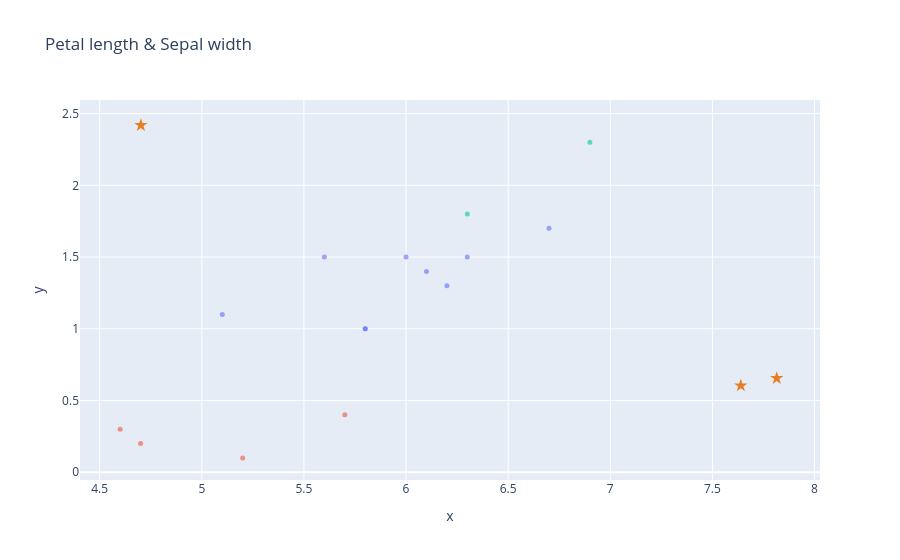

Source (notebook cell):
### Code cell
fig = plot_dataframe(validation[:, [0,3]], title='Blobs Dataset', label=y_validation)
for i, centroid in enumerate(centroids):
    fig = plot_centroid(fig, centroid[[0,3]], colors=["#e67e22"], marker_size=10, symbol='star', name=f'Centroid {i+1}')
fig.update_layout(showlegend=False, title='Petal length & Sepal width')
fig.show()

### Figure 1 — Plotly figure (JSON) as saved in the notebook; plotly's stock layout.template omitted (floating-point values rounded to 4 significant figures)
{"data": [{"hovertemplate": "color=#82e0aa<br>x=%{x}<br>y=%{y}<extra></extra>", "legendgroup": "#82e0aa", "marker": {"color": "#636efa", "opacity": 0.6, "size": 5, "symbol": "circle"}, "mode": "markers", "name": "#82e0aa", "orientation": "v", "showlegend": true, "type": "scatter", "x": [6.1, 5.8, 6.7, 6.2, 5.1, 5.6, 5.8, 6.3, 6.0], "xaxis": "x", "y": [1.4, 1.0, 1.7, 1.3, 1.1, 1.5, 1.0, 1.5, 1.5], "yaxis": "y"}, {"hovertemplate": "color=#f7dc6f<br>x=%{x}<br>y=%{y}<extra></extra>", "legendgroup": "#f7dc6f", "marker": {"color": "#EF553B", "opacity": 0.6, "size": 5, "symbol": "circle"}, "mode": "markers", "name": "#f7dc6f", "orientation": "v", "showlegend": true, "type": "scatter", "x": [5.2, 4.6, 5.7, 4.7], "xaxis": "x", "y": [0.1, 0.3, 0.4, 0.2], "yaxis": "y"}, {"hovertemplate": "color=#f1948a<br>x=%{x}<br>y=%{y}<extra></extra>", "legendgroup": "#f1948a", "marker": {"color": "#00cc96", "opacity": 0.6, "size": 5, "symbol": "circle"}, "mode": "markers", "name": "#f1948a", "orientation": "v", "showlegend": true, "type": "scatter", "x": [6.9, 6.3], "xaxis": "x", "y": [2.3, 1.8], "yaxis": "y"}, {"marker": {"color": "#e67e22", "size": 10, "symbol": "star"}, "mode": "markers", "name": "Centroid 1", "type": "scatter", "x": [7.815], "y": [0.6549]}, {"marker": {"color": "#e67e22", "size": 10, "symbol": "star"}, "mode": "markers", "name": "Centroid 2", "type": "scatter", "x": [4.702], "y": [2.419]}, {"marker": {"color": "#e67e22", "size": 10, "symbol": "star"}, "mode": "markers", "name": "Centroid 3", "type": "scatter", "x": [7.639], "y": [0.6039]}], "layout": {"legend": {"title": {"text": "color"}, "tracegroupgap": 0}, "showlegend": false, "title": {"text": "Petal length & Sepal width"}, "xaxis": {"anchor": "y", "domain": [0, 1], "title": {"text": "x"}}, "yaxis": {"anchor": "x", "domain": [0, 1], "title": {"text": "y"}}}}
